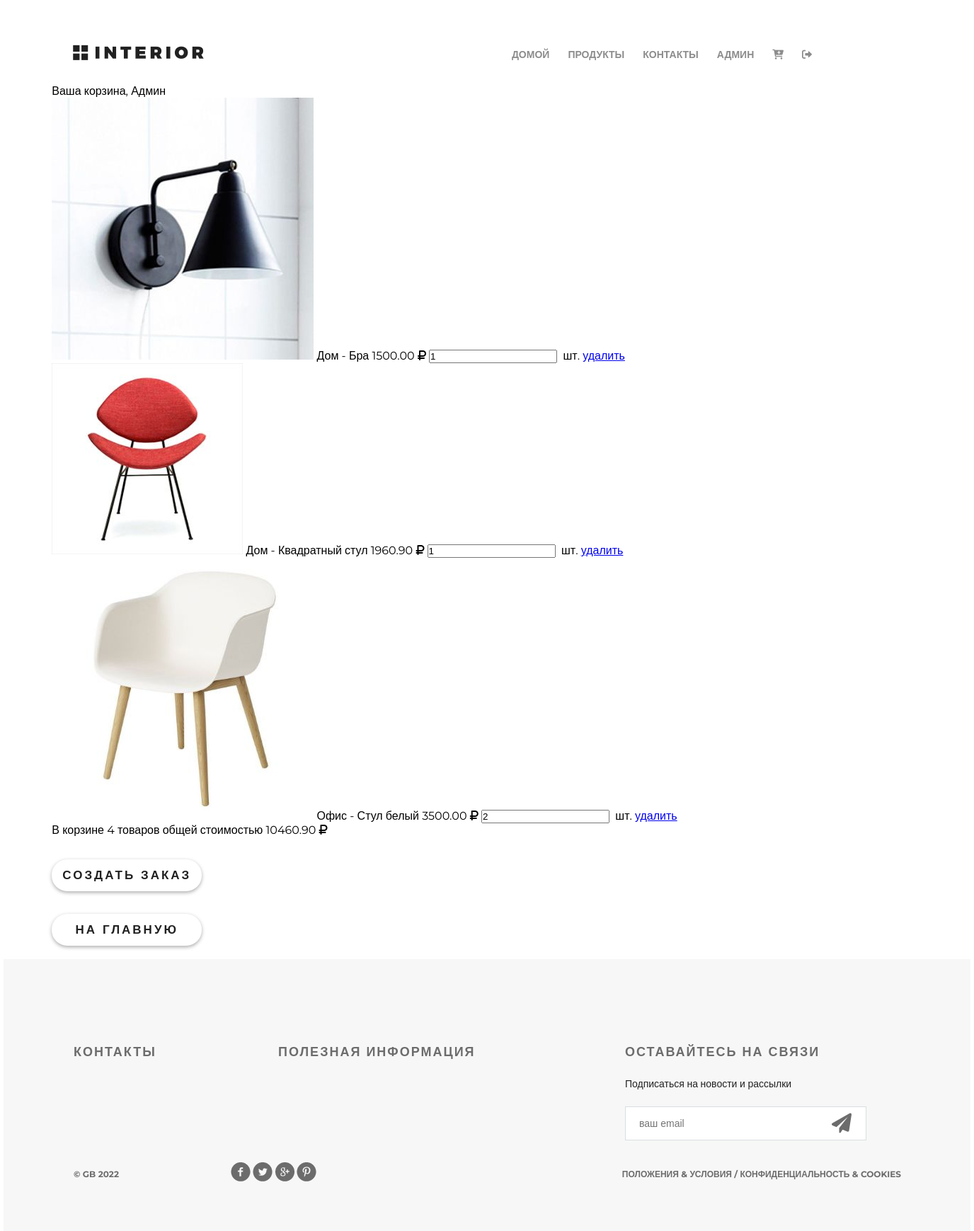
/basket/ (signed in), run on an earlier commit of the app's database.
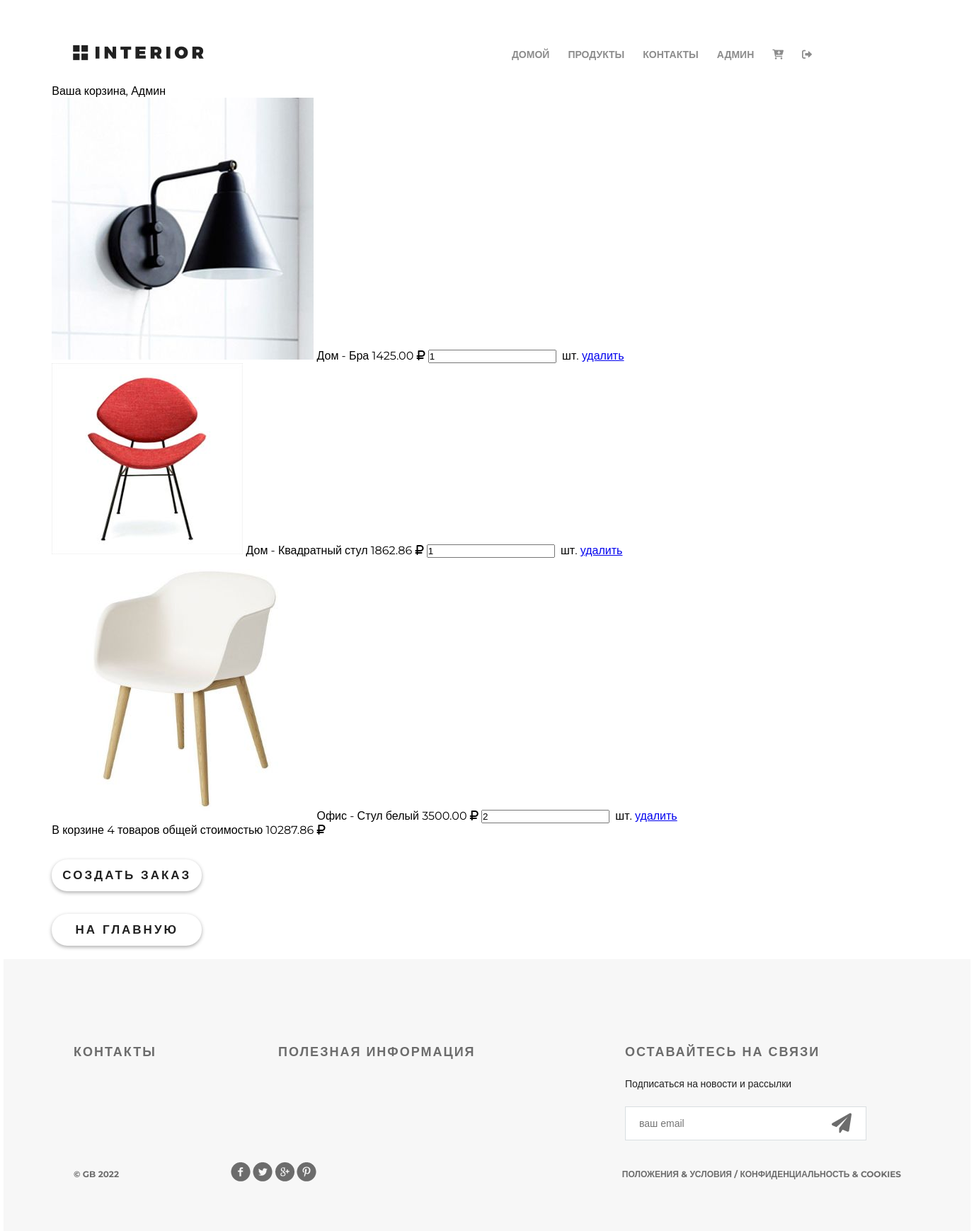
And on a later commit of the database.
### authapp/models.py (models this page shows, shortened)
class ShopUser(AbstractUser):
    avatar = models.ImageField(verbose_name='аватар', upload_to='users_avatars', blank=True)
    age = models.PositiveIntegerField(verbose_name='возраст', default=18)
    activation_key = models.CharField(max_length=128, blank=True)
    activation_key_expires = models.DateTimeField(null=True, blank=True)

### basketapp/models.py (models this page shows, shortened)
class Basket(models.Model):
    user = models.ForeignKey(settings.AUTH_USER_MODEL, on_delete=models.CASCADE, related_name='basket')
    product = models.ForeignKey(Product, on_delete=models.CASCADE)
    quantity = models.PositiveIntegerField(verbose_name='количество', default=0)
    add_datetime = models.DateTimeField(verbose_name='время', auto_now_add=True)
    @cached_property
    def get_items_cached(self):
        return self.user.basket.select_related()
    @property
    def product_cost(self):
        return self.product.price * self.quantity
    @property
    def total_quantity(self):
        _items = self.get_items_cached
        _totalquantity = sum(list(map(lambda x: x.quantity, _items)))
        return _totalquantity
    @property
    def total_cost(self):
        _items = self.get_items_cached
        _totalcost = sum(list(map(lambda x: x.product_cost, _items)))
        return _totalcost

### productsapp/models.py (models this page shows, shortened)
class Product(models.Model):
    category = models.ForeignKey(ProductCategory, on_delete=models.CASCADE)
    name = models.CharField(verbose_name='имя продукта', max_length=128)
    image = models.ImageField(upload_to='products_images', blank=True)
    short_desc = models.CharField(verbose_name='краткое описание продукта', max_length=60, blank=True)
    description = models.TextField(verbose_name='описание продукта', blank=True)
    price = models.DecimalField(verbose_name='цена продукта', max_digits=8, decimal_places=2, default=0)
    quantity = models.PositiveIntegerField(verbose_name='количество на складе', default=0)
    is_active = models.BooleanField(verbose_name='активный', db_index=True, default=True)

class ProductCategory (models.Model):
    name = models.CharField(verbose_name='имя', max_length=64, unique=True)
    description = models.TextField(verbose_name='описание', blank=True)
    create_at = models.DateTimeField(verbose_name='создано', auto_now_add=True)
    update_at = models.DateTimeField(verbose_name='обновлено', auto_now=True)
    is_active = models.BooleanField(verbose_name='активный', db_index=True, default=True)

### basketapp/views.py (the view)
# urls.py: path('', basket.index, name='index'),
@login_required
def index(request):
    title = 'корзина'
    basket_items = Basket.objects.filter(user=request.user).order_by('product__category').select_related()
    content = {
        'title': title,
        'basket_items': basket_items,
    }
    return render(request, 'basketapp/basket.html', content)

### mainapp/context_processors.py (called while the page is built)
def basket(request):
    basket = []
    if request.user.is_authenticated:
        basket = Basket.objects.filter(user=request.user).select_related()
    return {
        'basket': basket,
    }

### basketapp/templates/basketapp/basket.html (shortened to what this page needs)
{% extends 'mainapp/base.html' %}
{% load static %}
{% block css %}
    <link rel="stylesheet" href="{% static 'basketapp/style.css' %}">
{% endblock %}
{% block mainmenu %}
    <div class="hero-white">
        <div class="header clearfix">
            {% include 'mainapp/includes/inc_mainmenu.html' %}
        </div>
    </div>
{% endblock %}
{% block content %}
    <div class="basket_name">
        Ваша корзина,
        {% if user.first_name %}
            {{ user.first_name|title }}
        {% else %}
            Пользователь
        {% endif %}
    </div>
    <div class="basket_list">
        {% include 'basketapp/includes/inc_basket_list.html' %}
    </div>
    <div class="basket_name">
        <a href="{% url 'ordersapp:order_create' %}" class="button-order">создать заказ</a>
        <a href="{% url 'index' %}" class="button-order">на главную</a>
    </div>
    <br>
{% endblock %}

### mainapp/templates/mainapp/base.html (shortened to what this page needs)
{% load static %}
<!DOCTYPE html>
<html>
<head>
    <link rel="stylesheet" type="text/css" href="{% static 'mainapp/style.css' %}">
    <link rel="stylesheet" type="text/css" href="https://cdnjs.cloudflare.com/ajax/libs/font-awesome/6.0.0-beta2/css/all.min.css">
    {% block css %}
    {% endblock %}
</head>
<body>
<div class="container">
    {% block mainmenu %}
    {% endblock %}
    {% block content %}{% endblock %}
    <div class="clr"></div>
</div>
<div class="footer">
    <div class="clearfix">
        <div class="text-footer">
            <h3>контакты</h3>
        </div>
        <div class="text-footer">
            <h3>полезная информация</h3>
        </div>
        <div class="text-footer clearfix">
            <h3>Оставайтесь на связи</h3>
            <p>Подписаться на новости и рассылки</p>
            <form>
                <input type="email" name="email" placeholder="ваш email">
                <a href="#"><i class="fa fa-paper-plane fa-2x" aria-hidden="true"></i></a>
            </form>
        </div>
    </div>
    <p class="small">&copy; GB {% now "Y" %}</p>
    <div class="social">
        <a href="#" class="social1"></a>
        <a href="#" class="social2"></a>
        <a href="#" class="social3"></a>
        <a href="#" class="social4"></a>
    </div>
    <p class="small">Положения &amp; Условия / Конфиденциальность &amp; Cookies</p>
</div>
</body>
</html>

### mainapp/templates/mainapp/includes/inc_mainmenu.html (shortened to what this page needs)
<a href="{% url 'index' %}" class="logo"></a>
<ul class="menu">
	<li><a href="{% url 'index' %}" class="{% if request.resolver_match.route == '' %}active{% endif %}">домой</a></li>
	<li><a href="{% url 'products:index' %}" class="{% if request.resolver_match.namespace == 'products' %}active{% endif %}">продукты</a></li>
	<li><a href="{% url 'contacts' %}" class="{% if request.resolver_match.route == 'contacts/' %}active{% endif %}">контакты</a></li>
    {% if user.is_authenticated %}
    <li>
        <div class="dropdown">
            <a href="#">{{ user.first_name|default:'Аноним' }}</a>
        </div>
    </li>
    {% endif %}
{% if basket %}
    <li>
        <div class="dropdown">
            <a href="{% url 'basket:index' %}" class="basket_"><i class="fa fa-cart-plus" aria-hidden="true"></i></a>
        </div>
    </li>
{% endif %}
     <li>
    {% if user.is_authenticated %}
      <a href="{% url 'auth:logout' %}" title="выйти"><i class="fas fa-sign-out-alt"></i></a>
    {% else %}
      <a href="{% url 'auth:login' %}" title="войти"><i class="fas fa-sign-in-alt"></i></a>
    {% endif %}
    </li>
</ul>

### basketapp/templates/basketapp/includes/inc_basket_list.html
{% for item in basket_items %}
    <div class="basket_record">
        <img src="/media/{{ item.product.image }}"
             alt="{{ item.product.short_desc }}">
        <span class="category_name">{{ item.product.category.name }} -</span>
        <span class="product_name">{{ item.product.name }}</span>
        <span class="product_price">{{ item.product.price }}&nbsp<i class="fas fa-ruble-sign"></i></span>
        <input type="number" name="{{ item.pk }}" min="0" value="{{ item.quantity }}">
        <span class="product_cost">{{ item.cost }}&nbspшт.</span>
        <a href="{% url 'basket:remove' item.pk %}" class="btn btn-sm btn-outline-danger">удалить</a>
    </div>
{% endfor %}
{% if basket_items %}
    <div class="basket_summary">
        В корзине {{ basket_items.0.total_quantity }} товаров общей стоимостью
        {{ basket_items.0.total_cost }} <i class="fas fa-ruble-sign"></i>
    </div>
{% endif %}

### mainapp/static/mainapp/style.css (style rules this page uses)
* { margin: 0; padding: 0; }
body { font-family: 'Montserrat', sans-serif; }
html, body { height: 100%; }
.clr { height: 384px; }
.container { width: 1366px; margin: 0 auto; min-height: 100%; }
.logo { background-image: url(img/logo.png); margin-top: 63px; width: 185px; height: 22px; float: left; }
.menu { list-style-type: none; margin-top: 67px; float: right; }
.menu li { float: left; }
.menu a { color: #8c8c8c; font-size: 14px; font-weight: 700; text-align: right; text-transform: uppercase; text-decoration: none; padding: 10px 13px; }
.clearfix:after { content: ""; display: block; clear: both; }
.button-order { background-color: #ffffff; box-shadow: 0px 2px 4.85px 0.15px rgba(33, 33, 33, 0.35); width: 212px; height: 45px; display: block; text-transform: uppercase; text-align: center; border-radius: 22px; text-decoration: none; color: #212121; font-size: 17px; font-weight: 700; line-height: 45px; margin-top: 32px; letter-spacing: 3px; }
.footer { height: 384px; width: 1169px; background-color: #f7f7f7; padding-left: 99px; padding-right: 98px; margin: -384px auto 0; clear: both; }
.footer form { position: relative; }
.footer form a i { display: block; width: 21px; height: 21px; position: absolute; z-index: 2; top: 10px; right: 50px; color: #6c6c6c; }
.text-footer { margin-top: 120px; width: 221px; float: left; margin-right: 68px; }
.text-footer:last-child { margin-right: 0; }
.text-footer h3 { text-transform: uppercase; color: #6c6c6c; font-size: 18px; font-weight: 700; text-align: left; margin-bottom: 22px; letter-spacing: 2px; }
.text-footer p { color: #212121; font-size: 14px; font-weight: 300; line-height: 24px; text-align: left; margin-bottom: 20px; }
.text-footer a { text-decoration: none; text-transform: uppercase; color: #212121; font-size: 14px; font-weight: 700; line-height: 26px; text-align: left; }
.text-footer:nth-child(2) { width: 422px; }
.text-footer:nth-child(3) { width: 363px; }
.text-footer input { border-width: 1px; border-color: #d9dee1; border-style: solid; background-color: #ffffff; width: 250px; height: 46px; outline: none; color: #6c6c6c; font-size: 14px; font-weight: 300; line-height: 22px; text-align: left; padding-left: 19px; padding-right: 70px; }
.footer .small { text-transform: uppercase; float: left; color: #6c6c6c; font-size: 12px; font-weight: 700; line-height: 26px; text-align: left; margin-top: 35px; }
.social { height: 28px; width: 121px; float: left; margin-left: 158px; margin-top: 30px; }
.social1 { background: url(img/social-links.png); height: 28px; width: 28px; float: left; }
.social2 { background: url(img/social-links.png); background-position: -34px 0px; height: 28px; width: 28px; float: left; margin-left: 3px; }
.social3 { background: url(img/social-links.png); background-position: -67px 0px; height: 28px; width: 28px; float: left; margin-left: 3px; }
.social4 { background: url(img/social-links.png); background-position: -101px 0px; height: 28px; width: 28px; float: left; margin-left: 3px; }
.footer .small:nth-child(4) { float: right; }
.hero-white { background-color: #fff; height: 119px; padding-left: 98px; padding-right: 211px; position: relative; }
.dropdown { position: relative; display: inline-block; }

### basketapp/static/basketapp/style.css (style rules this page uses)
.basket_list { margin: 0 auto; width: 90%; }
.basket_name { margin: 0 auto; width: 90%; }

What changed in the data, as far as the page shows it:
removed Basket: product.image (picture), product.category.name "Дом", product.name "Квадратный стул", product.price "1960.90", quantity "1"
changed Basket "Бра": product.price "1500.00" → "1425.00"; product+quantity "10460.90" → "10287.86"
added Basket: product.image (picture), product.category.name "Дом", product.name "Квадратный стул", product.price "1862.86", quantity "1"
